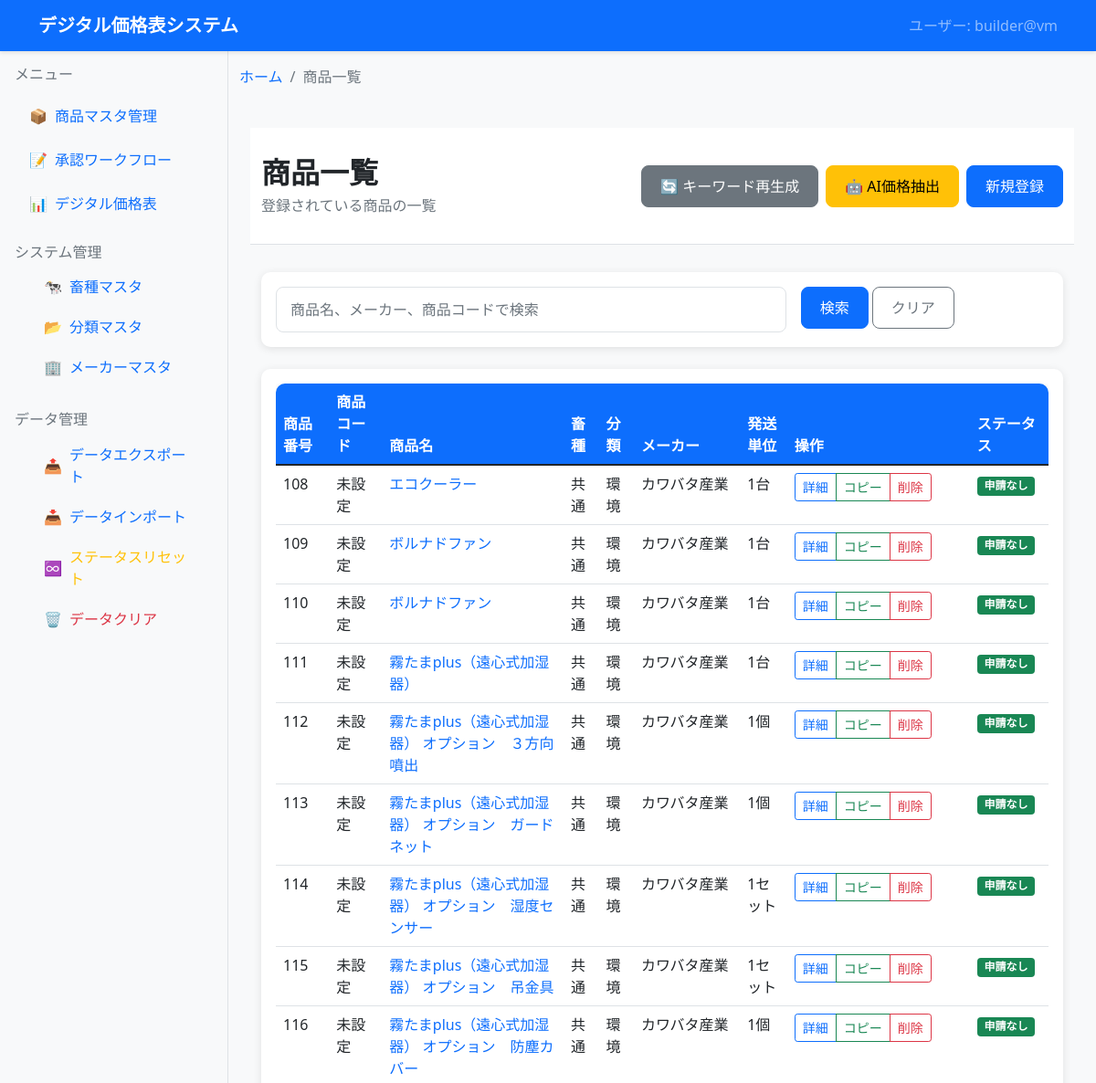
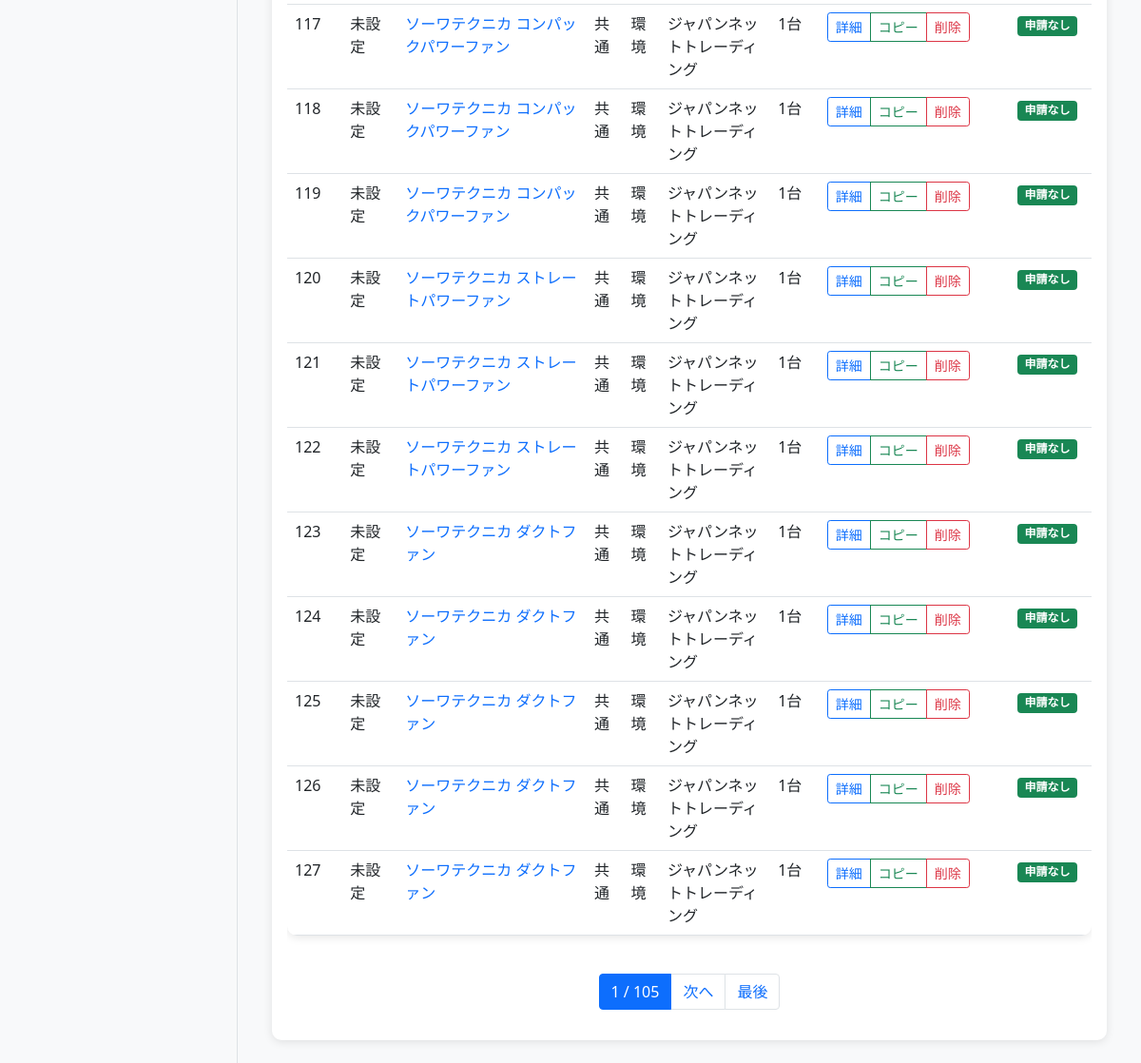
Screenshot of /products/ with the database file from the repository (2 pictures, top to bottom).
### dashboard/products_master/models.py (models this page shows, shortened)
class Product(models.Model):
    product_code = models.CharField('商品コード', max_length=50, blank=True, null=True, help_text='ユーザー管理用の商品コード')
    livestock_type = models.ForeignKey(LivestockType, on_delete=models.SET_NULL, verbose_name='畜種', blank=True, null=True)
    category = models.ForeignKey(Category, on_delete=models.SET_NULL, verbose_name='分類', blank=True, null=True)
    manufacturer = models.ForeignKey(Manufacturer, on_delete=models.SET_NULL, verbose_name='メーカー', blank=True, null=True)
    product_name = models.CharField('商品名', max_length=200)
    model_number = models.CharField('型式', max_length=100, blank=True, null=True)
    specification = models.CharField('規格', max_length=100, blank=True, null=True)
    shipping_unit = models.CharField('発送単位', max_length=50, blank=True, null=True)
    shipping_fee = models.CharField('送料', max_length=100, blank=True, null=True)
    remarks = models.TextField('備考', blank=True, null=True)
    sort_num = models.IntegerField('表示順序', default=0, help_text='畜種・分類・メーカー内での連番')
    bigram_keywords = models.TextField('2-gramキーワード', blank=True, null=True, help_text='JSON形式の2-gramキーワードリスト')
    applicant = models.CharField('申請者', max_length=100, blank=True, null=True)
    status = models.CharField('ステータス', max_length=20, default='', choices=[('', '申請なし'), ('申請中', '申請中')])
    approver = models.CharField('承認者', max_length=100, blank=True, null=True)
    is_active = models.BooleanField('有効', default=True, help_text='無効にすると論理削除されます')
    deleted_at = models.DateTimeField('削除日時', null=True, blank=True)
    created_at = models.DateTimeField('作成日時', auto_now_add=True)
    updated_at = models.DateTimeField('更新日時', auto_now=True)
    objects = models.Manager()  # デフォルトマネージャー（全て）
    active_objects = ActiveProductManager()  # 有効な商品のみ
    class Meta:
        verbose_name = '商品マスタ'
        verbose_name_plural = '商品マスタ'
        ordering = ['pk']

class LivestockType(models.Model):
    name = models.CharField('畜種名', max_length=50, unique=True)
    sort_order = models.IntegerField('表示順', default=0)
    is_active = models.BooleanField('有効', default=True)
    created_at = models.DateTimeField('作成日時', auto_now_add=True)
    updated_at = models.DateTimeField('更新日時', auto_now=True)
    class Meta:
        verbose_name = '畜種マスタ'
        verbose_name_plural = '畜種マスタ'
        ordering = ['sort_order', 'name']
    def __str__(self):
        return self.name

class Category(models.Model):
    name = models.CharField('分類名', max_length=100, unique=True)
    sort_order = models.IntegerField('表示順', default=0)
    is_active = models.BooleanField('有効', default=True)
    created_at = models.DateTimeField('作成日時', auto_now_add=True)
    updated_at = models.DateTimeField('更新日時', auto_now=True)
    class Meta:
        verbose_name = '分類マスタ'
        verbose_name_plural = '分類マスタ'
        ordering = ['sort_order', 'name']
    def __str__(self):
        return self.name

class Manufacturer(models.Model):
    name = models.CharField('メーカー名', max_length=200, unique=True)
    is_active = models.BooleanField('有効', default=True)
    created_at = models.DateTimeField('作成日時', auto_now_add=True)
    updated_at = models.DateTimeField('更新日時', auto_now=True)
    class Meta:
        verbose_name = 'メーカーマスタ'
        verbose_name_plural = 'メーカーマスタ'
        ordering = ['name']
    def __str__(self):
        return self.name

### dashboard/products_master/product_list/product_list_views.py (the view)
# urls.py: path('', list_views.product_list, name='product_list'),
def product_list(request):
    search_query = request.GET.get('search', '')
    products = Product.active_objects.all()
    if search_query:
        products = products.filter(
            Q(product_name__icontains=search_query) |
            Q(manufacturer__icontains=search_query) |
            Q(product_code__icontains=search_query)
        )
    products = products.order_by('pk')
    paginator = Paginator(products, 20)  # 20件ずつ表示
    page_number = request.GET.get('page')
    page_obj = paginator.get_page(page_number)
    context = {
        'current_user': get_current_user(),
        'page_obj': page_obj,
        'search_query': search_query,
        'breadcrumbs': get_breadcrumbs('product_list')
    }
    return render(request, 'products_master/product_list.html', context)

### dashboard/products_master/models.py (called while the page is built)
    def get_queryset(self):
        return super().get_queryset().filter(is_active=True)

### digital_pricelist_system/utils.py (called while the page is built)
def get_current_user():
    try:
        username = getpass.getuser()
        hostname = socket.gethostname()
        return f"{username}@{hostname}"
    except Exception as e:
        print(f"ユーザ情報取得エラー: {e}")
        return "unknown@unknown"

### templates/products_master/product_list.html (shortened to what this page needs)
{% extends 'base.html' %}
{% block breadcrumb %}
    {% include 'components/breadcrumb.html' with breadcrumbs=breadcrumbs %}
{% endblock %}
{% block content %}
    {% url 'products_master:ai_extract' as ai_extract_url %}
    {% include 'components/page_header.html' with page_title="商品一覧" page_subtitle="登録されている商品の一覧" header_actions='<button onclick="regenerateKeywords()" class="btn btn-secondary me-2">🔄 キーワード再生成</button><a href="'|add:ai_extract_url|add:'" class="btn btn-warning me-2">🤖 AI価格抽出</a><a href="/products/new/" class="btn btn-primary">新規登録</a>' %}
    <div class="container">
        <div class="row mb-4">
            <div class="col-12">
                <search-form-component
                    search-query="{{ search_query }}"
                    placeholder="商品名、メーカー、商品コードで検索"
                    clear-url="{% url 'products_master:product_list' %}">
                </search-form-component>
            </div>
        </div>
        <div class="card">
            <div class="card-body">
                {% if page_obj %}
                    <div class="table-responsive">
                        <table class="table table-hover">
                            <thead>
                                <tr>
                                    <th>商品番号</th>
                                    <th>商品コード</th>
                                    <th>商品名</th>
                                    <th>畜種</th>
                                    <th>分類</th>
                                    <th>メーカー</th>
                                    <th>発送単位</th>
                                    <th>操作</th>
                                    <th>ステータス</th>
                                </tr>
                            </thead>
                            <tbody>
                                {% for product in page_obj %}
                                    <tr>
                                        <td>{{ product.pk }}</td>
                                        <td>{{ product.product_code|default:"未設定" }}</td>
                                        <td>
                                            <a href="{% url 'products_master:product_detail' product.pk %}" class="text-decoration-none">
                                                {{ product.product_name }}
                                            </a>
                                        </td>
                                        <td>{{ product.livestock_type|default:"-" }}</td>
                                        <td>{{ product.category|default:"-" }}</td>
                                        <td>{{ product.manufacturer|default:"-" }}</td>
                                        <td>{{ product.shipping_unit|default:"-" }}</td>
                                        <td style="white-space: nowrap; min-width: 200px;">
                                            <div class="btn-group btn-group-sm">
                                                <a href="{% url 'products_master:product_detail' product.pk %}" class="btn btn-outline-primary">詳細</a>
                                                <a href="{% url 'products_master:product_copy' product.pk %}" class="btn btn-outline-success">コピー</a>
                                                <a href="{% url 'products_master:product_delete' product.pk %}" class="btn btn-outline-danger">削除</a>
                                            </div>
                                        </td>
                                        <td>
                                            {% if product.status and product.status != '' %}
                                                <span class="badge bg-warning">申請中</span>
                                            {% else %}
                                                <span class="badge bg-success">申請なし</span>
                                            {% endif %}
                                        </td>
                                    </tr>
                                {% endfor %}
                            </tbody>
                        </table>
                    </div>
                    {% if page_obj.has_other_pages %}
                        <nav aria-label="商品一覧ページネーション" class="mt-4">
                            <ul class="pagination justify-content-center">
                                <li class="page-item active">
                                    <span class="page-link">
                                        {{ page_obj.number }} / {{ page_obj.paginator.num_pages }}
                                    </span>
                                </li>
                                {% if page_obj.has_next %}
                                    <li class="page-item">
                                        <a class="page-link" href="?page={{ page_obj.next_page_number }}">次へ</a>
                                    </li>
                                    <li class="page-item">
                                        <a class="page-link" href="?page={{ page_obj.paginator.num_pages }}">最後</a>
                                    </li>
                                {% endif %}
                            </ul>
                        </nav>
                    {% endif %}
                {% endif %}
            </div>
        </div>
    </div>
    {% load static %}
{% endblock %}

### static/css/common.css (style rules this page uses)
:root { --primary-color: #0d6efd; --secondary-color: #6c757d; --success-color: #198754; --info-color: #0dcaf0; --warning-color: #ffc107; --danger-color: #dc3545; --light-color: #f8f9fa; --dark-color: #212529; }
body { font-family: 'Segoe UI', Tahoma, Geneva, Verdana, sans-serif; background-color: var(--light-color); }
.card { border: none; box-shadow: 0 2px 10px rgba(0,0,0,0.1); border-radius: 10px; }
.btn { border-radius: 8px; font-weight: 500; padding: 10px 20px; }
.btn-primary { background-color: var(--primary-color); border-color: var(--primary-color); }
.table { background: white; border-radius: 10px; overflow: hidden; box-shadow: 0 2px 10px rgba(0,0,0,0.1); }
.table thead th { background-color: var(--primary-color); color: white; border: none; font-weight: 600; }

### rows the page displays
Product: pk "108", product_code "未設定", product_name "エコクーラー", livestock_type "共通", category "環境", manufacturer "カワバタ産業", shipping_unit "1台", status "申請なし"
Product: pk "109", product_code "未設定", product_name "ボルナドファン", livestock_type "共通", category "環境", manufacturer "カワバタ産業", shipping_unit "1台", status "申請なし"
Product: pk "110", product_code "未設定", product_name "ボルナドファン", livestock_type "共通", category "環境", manufacturer "カワバタ産業", shipping_unit "1台", status "申請なし"
Product: pk "111", product_code "未設定", product_name "霧たまplus（遠心式加湿器）", livestock_type "共通", category "環境", manufacturer "カワバタ産業", shipping_unit "1台", status "申請なし"
Product: pk "112", product_code "未設定", product_name "霧たまplus（遠心式加湿器） オプション ３方向噴出", livestock_type "共通", category "環境", manufacturer "カワバタ産業", shipping_unit "1個", status "申請なし"
Product: pk "113", product_code "未設定", product_name "霧たまplus（遠心式加湿器） オプション ガードネット", livestock_type "共通", category "環境", manufacturer "カワバタ産業", shipping_unit "1個", status "申請なし"
Product: pk "114", product_code "未設定", product_name "霧たまplus（遠心式加湿器） オプション 湿度センサー", livestock_type "共通", category "環境", manufacturer "カワバタ産業", shipping_unit "1セット", status "申請なし"
Product: pk "115", product_code "未設定", product_name "霧たまplus（遠心式加湿器） オプション 吊金具", livestock_type "共通", category "環境", manufacturer "カワバタ産業", shipping_unit "1セット", status "申請なし"
Product: pk "116", product_code "未設定", product_name "霧たまplus（遠心式加湿器） オプション 防塵カバー", livestock_type "共通", category "環境", manufacturer "カワバタ産業", shipping_unit "1個", status "申請なし"
Product: pk "117", product_code "未設定", product_name "ソーワテクニカ コンパックパワーファン", livestock_type "共通", category "環境", manufacturer "ジャパンネットトレーディング", shipping_unit "1台", status "申請なし"
Product: pk "118", product_code "未設定", product_name "ソーワテクニカ コンパックパワーファン", livestock_type "共通", category "環境", manufacturer "ジャパンネットトレーディング", shipping_unit "1台", status "申請なし"
Product: pk "119", product_code "未設定", product_name "ソーワテクニカ コンパックパワーファン", livestock_type "共通", category "環境", manufacturer "ジャパンネットトレーディング", shipping_unit "1台", status "申請なし"
Product: pk "120", product_code "未設定", product_name "ソーワテクニカ ストレートパワーファン", livestock_type "共通", category "環境", manufacturer "ジャパンネットトレーディング", shipping_unit "1台", status "申請なし"
Product: pk "121", product_code "未設定", product_name "ソーワテクニカ ストレートパワーファン", livestock_type "共通", category "環境", manufacturer "ジャパンネットトレーディング", shipping_unit "1台", status "申請なし"
Product: pk "122", product_code "未設定", product_name "ソーワテクニカ ストレートパワーファン", livestock_type "共通", category "環境", manufacturer "ジャパンネットトレーディング", shipping_unit "1台", status "申請なし"
Product: pk "123", product_code "未設定", product_name "ソーワテクニカ ダクトファン", livestock_type "共通", category "環境", manufacturer "ジャパンネットトレーディング", shipping_unit "1台", status "申請なし"
Product: pk "124", product_code "未設定", product_name "ソーワテクニカ ダクトファン", livestock_type "共通", category "環境", manufacturer "ジャパンネットトレーディング", shipping_unit "1台", status "申請なし"
Product: pk "125", product_code "未設定", product_name "ソーワテクニカ ダクトファン", livestock_type "共通", category "環境", manufacturer "ジャパンネットトレーディング", shipping_unit "1台", status "申請なし"
Product: pk "126", product_code "未設定", product_name "ソーワテクニカ ダクトファン", livestock_type "共通", category "環境", manufacturer "ジャパンネットトレーディング", shipping_unit "1台", status "申請なし"
Product: pk "127", product_code "未設定", product_name "ソーワテクニカ ダクトファン", livestock_type "共通", category "環境", manufacturer "ジャパンネットトレーディング", shipping_unit "1台", status "申請なし"

### other values shown
{{ current_user }} "builder@vm"
{{ crumb.title }} "商品一覧"
{{ page_title }} "商品一覧"
{{ page_subtitle }} "登録されている商品の一覧"
{{ header_actions|safe }} "🔄 キーワード再生成 🤖 AI価格抽出 新規登録"
{{ page_obj.number }} "1"
{{ page_obj.paginator.num_pages }} "105"
